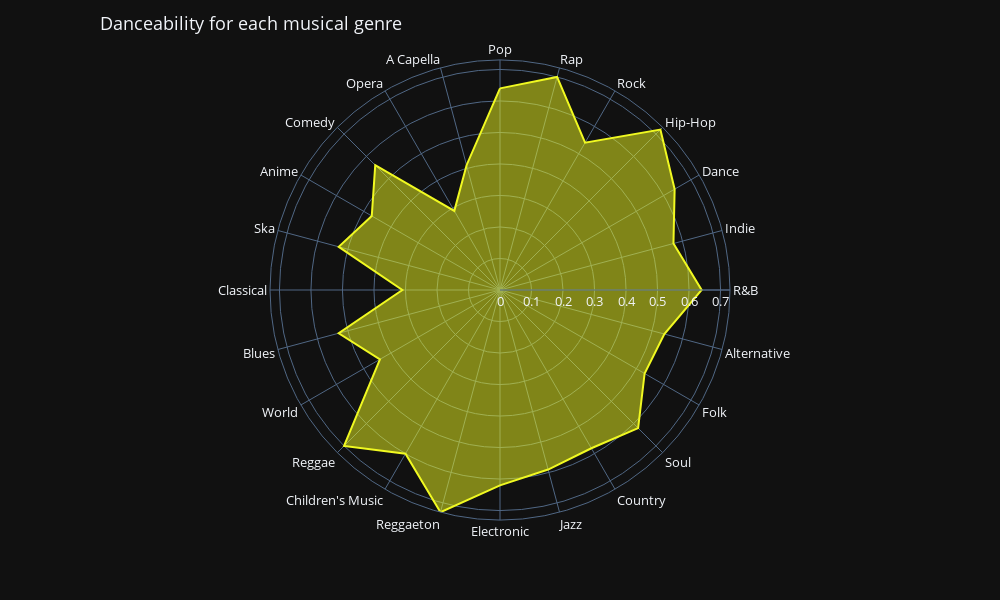

Notebook cell for this chart:
### Code cell
fig = px.line_polar(popularity_genre, r="danceability", theta="genre", line_close=True,
                    color_discrete_sequence=px.colors.sequential.Plasma_r,
                    template="plotly_dark",
                    )

fig.update_traces(fill='toself')

fig.update_layout(autosize=False, 
                    title='Danceability for each musical genre',
                    title_x = 0.1,                    
                    width=1000,
                    height=600,                    
                    template='plotly_dark',
                    font_size=13
                    )

fig.show()

### Figure 1 — Plotly figure (JSON) as saved in the notebook; plotly's stock layout.template omitted (floating-point values rounded to 4 significant figures)
{"data": [{"fill": "toself", "hovertemplate": "danceability=%{r}<br>genre=%{theta}<extra></extra>", "legendgroup": "", "line": {"color": "#f0f921", "dash": "solid"}, "marker": {"symbol": "circle"}, "mode": "lines", "name": "", "r": [0.64, 0.7, 0.54, 0.72, 0.64, 0.57, 0.64, 0.54, 0.53, 0.62, 0.58, 0.59, 0.62, 0.73, 0.6, 0.7, 0.44, 0.53, 0.31, 0.53, 0.47, 0.56, 0.29, 0.41, 0.64], "showlegend": false, "subplot": "polar", "theta": ["Pop", "Rap", "Rock", "Hip-Hop", "Dance", "Indie", "R&B", "Alternative", "Folk", "Soul", "Country", "Jazz", "Electronic", "Reggaeton", "Children's Music", "Reggae", "World", "Blues", "Classical", "Ska", "Anime", "Comedy", "Opera", "A Capella", "Pop"], "type": "scatterpolar"}], "layout": {"autosize": false, "font": {"size": 13}, "height": 600, "legend": {"tracegroupgap": 0}, "margin": {"t": 60}, "polar": {"angularaxis": {"direction": "clockwise", "rotation": 90}, "domain": {"x": [0, 1], "y": [0, 1]}}, "title": {"text": "Danceability for each musical genre", "x": 0.1}, "width": 1000}}
